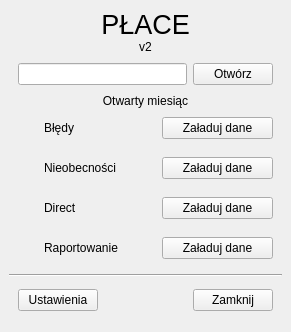
<?xml version="1.0" encoding="UTF-8"?>
<ui version="4.0">
 <class>MainWindow</class>
 <widget class="QMainWindow" name="MainWindow">
  <property name="geometry">
   <rect>
    <x>0</x>
    <y>0</y>
    <width>291</width>
    <height>332</height>
   </rect>
  </property>
  <property name="windowTitle">
   <string>MainWindow</string>
  </property>
  <widget class="QWidget" name="centralwidget">
   <layout class="QGridLayout" name="gridLayout">
    <item row="0" column="0">
     <widget class="QWidget" name="widget" native="true">
      <layout class="QVBoxLayout" name="verticalLayout_2">
       <property name="spacing">
        <number>0</number>
       </property>
       <property name="leftMargin">
        <number>0</number>
       </property>
       <property name="topMargin">
        <number>0</number>
       </property>
       <property name="rightMargin">
        <number>0</number>
       </property>
       <property name="bottomMargin">
        <number>0</number>
       </property>
       <item>
        <widget class="QWidget" name="widget_2" native="true">
         <layout class="QVBoxLayout" name="verticalLayout_3">
          <property name="spacing">
           <number>0</number>
          </property>
          <property name="leftMargin">
           <number>0</number>
          </property>
          <property name="topMargin">
           <number>0</number>
          </property>
          <property name="rightMargin">
           <number>0</number>
          </property>
          <property name="bottomMargin">
           <number>0</number>
          </property>
          <item>
           <widget class="QLabel" name="label_5">
            <property name="font">
             <font>
              <pointsize>20</pointsize>
             </font>
            </property>
            <property name="text">
             <string>PŁACE</string>
            </property>
            <property name="alignment">
             <set>Qt::AlignCenter</set>
            </property>
           </widget>
          </item>
          <item>
           <widget class="QLabel" name="label_6">
            <property name="text">
             <string>v2</string>
            </property>
            <property name="alignment">
             <set>Qt::AlignCenter</set>
            </property>
           </widget>
          </item>
         </layout>
        </widget>
       </item>
       <item>
        <widget class="QWidget" name="widget_3" native="true">
         <layout class="QVBoxLayout" name="verticalLayout">
          <property name="spacing">
           <number>0</number>
          </property>
          <property name="leftMargin">
           <number>0</number>
          </property>
          <property name="topMargin">
           <number>0</number>
          </property>
          <property name="rightMargin">
           <number>0</number>
          </property>
          <property name="bottomMargin">
           <number>0</number>
          </property>
          <item>
           <widget class="QWidget" name="wid_miesiac" native="true">
            <layout class="QHBoxLayout" name="horizontalLayout_5">
             <item>
              <widget class="QLineEdit" name="text_aktywny_miesiac">
               <property name="text">
                <string/>
               </property>
               <property name="placeholderText">
                <string/>
               </property>
              </widget>
             </item>
             <item>
              <widget class="QPushButton" name="btn_otworzMiesiac">
               <property name="text">
                <string>Otwórz</string>
               </property>
              </widget>
             </item>
            </layout>
           </widget>
          </item>
          <item>
           <widget class="QLabel" name="lab_aktywnyMiesiac">
            <property name="text">
             <string>Otwarty miesiąc</string>
            </property>
            <property name="alignment">
             <set>Qt::AlignCenter</set>
            </property>
           </widget>
          </item>
          <item>
           <widget class="QWidget" name="wid_bledy" native="true">
            <layout class="QHBoxLayout" name="horizontalLayout">
             <item>
              <widget class="QLabel" name="lab_dot_bledy">
               <property name="minimumSize">
                <size>
                 <width>20</width>
                 <height>20</height>
                </size>
               </property>
               <property name="maximumSize">
                <size>
                 <width>20</width>
                 <height>20</height>
                </size>
               </property>
               <property name="text">
                <string/>
               </property>
               <property name="pixmap">
                <pixmap resource="icon.qrc">:/icon/img/svg_icons/dot_red.svg</pixmap>
               </property>
               <property name="scaledContents">
                <bool>true</bool>
               </property>
               <property name="alignment">
                <set>Qt::AlignCenter</set>
               </property>
              </widget>
             </item>
             <item>
              <widget class="QLabel" name="lab_bledy">
               <property name="text">
                <string>Błędy</string>
               </property>
              </widget>
             </item>
             <item>
              <widget class="QPushButton" name="btn_bledy">
               <property name="enabled">
                <bool>true</bool>
               </property>
               <property name="text">
                <string>Załaduj dane</string>
               </property>
              </widget>
             </item>
            </layout>
           </widget>
          </item>
          <item>
           <widget class="QWidget" name="wid_nieobecnosci" native="true">
            <layout class="QHBoxLayout" name="horizontalLayout_2">
             <item>
              <widget class="QLabel" name="lab_dot_nieobecnosci">
               <property name="minimumSize">
                <size>
                 <width>20</width>
                 <height>20</height>
                </size>
               </property>
               <property name="maximumSize">
                <size>
                 <width>20</width>
                 <height>20</height>
                </size>
               </property>
               <property name="text">
                <string/>
               </property>
               <property name="pixmap">
                <pixmap resource="icon.qrc">:/icon/img/svg_icons/dot_red.svg</pixmap>
               </property>
               <property name="scaledContents">
                <bool>true</bool>
               </property>
               <property name="alignment">
                <set>Qt::AlignCenter</set>
               </property>
              </widget>
             </item>
             <item>
              <widget class="QLabel" name="lab_nieobecnosci">
               <property name="text">
                <string>Nieobecności</string>
               </property>
              </widget>
             </item>
             <item>
              <widget class="QPushButton" name="btn_nieobecnosci">
               <property name="text">
                <string>Załaduj dane</string>
               </property>
              </widget>
             </item>
            </layout>
           </widget>
          </item>
          <item>
           <widget class="QWidget" name="wid_direct" native="true">
            <layout class="QHBoxLayout" name="horizontalLayout_3">
             <item>
              <widget class="QLabel" name="lab_dot_direct">
               <property name="minimumSize">
                <size>
                 <width>20</width>
                 <height>20</height>
                </size>
               </property>
               <property name="maximumSize">
                <size>
                 <width>20</width>
                 <height>20</height>
                </size>
               </property>
               <property name="text">
                <string/>
               </property>
               <property name="pixmap">
                <pixmap resource="icon.qrc">:/icon/img/svg_icons/dot_red.svg</pixmap>
               </property>
               <property name="scaledContents">
                <bool>true</bool>
               </property>
               <property name="alignment">
                <set>Qt::AlignCenter</set>
               </property>
              </widget>
             </item>
             <item>
              <widget class="QLabel" name="lab_direct">
               <property name="text">
                <string>Direct</string>
               </property>
              </widget>
             </item>
             <item>
              <widget class="QPushButton" name="btn_direct">
               <property name="text">
                <string>Załaduj dane</string>
               </property>
              </widget>
             </item>
            </layout>
           </widget>
          </item>
          <item>
           <widget class="QWidget" name="wid_raportowanie" native="true">
            <layout class="QHBoxLayout" name="horizontalLayout_4">
             <item>
              <widget class="QLabel" name="lab_dot_raportowanie">
               <property name="minimumSize">
                <size>
                 <width>20</width>
                 <height>20</height>
                </size>
               </property>
               <property name="maximumSize">
                <size>
                 <width>20</width>
                 <height>20</height>
                </size>
               </property>
               <property name="text">
                <string/>
               </property>
               <property name="pixmap">
                <pixmap resource="icon.qrc">:/icon/img/svg_icons/dot_red.svg</pixmap>
               </property>
               <property name="scaledContents">
                <bool>true</bool>
               </property>
              </widget>
             </item>
             <item>
              <widget class="QLabel" name="lab_raportowanie">
               <property name="text">
                <string>Raportowanie</string>
               </property>
              </widget>
             </item>
             <item>
              <widget class="QPushButton" name="btn_zaladuj_raportowanie">
               <property name="text">
                <string>Załaduj dane</string>
               </property>
              </widget>
             </item>
            </layout>
           </widget>
          </item>
         </layout>
        </widget>
       </item>
      </layout>
     </widget>
    </item>
    <item row="1" column="0">
     <widget class="QWidget" name="widget_4" native="true">
      <layout class="QVBoxLayout" name="verticalLayout_4">
       <property name="spacing">
        <number>0</number>
       </property>
       <property name="leftMargin">
        <number>0</number>
       </property>
       <property name="topMargin">
        <number>0</number>
       </property>
       <property name="rightMargin">
        <number>0</number>
       </property>
       <property name="bottomMargin">
        <number>0</number>
       </property>
       <item>
        <widget class="Line" name="line">
         <property name="orientation">
          <enum>Qt::Horizontal</enum>
         </property>
        </widget>
       </item>
       <item>
        <widget class="QWidget" name="widget_5" native="true">
         <layout class="QHBoxLayout" name="horizontalLayout_6">
          <item>
           <widget class="QPushButton" name="btn_ustawienia">
            <property name="text">
             <string>Ustawienia</string>
            </property>
           </widget>
          </item>
          <item>
           <spacer name="horizontalSpacer">
            <property name="orientation">
             <enum>Qt::Horizontal</enum>
            </property>
            <property name="sizeHint" stdset="0">
             <size>
              <width>90</width>
              <height>20</height>
             </size>
            </property>
           </spacer>
          </item>
          <item>
           <widget class="QPushButton" name="btn_zamknij">
            <property name="text">
             <string>Zamknij</string>
            </property>
           </widget>
          </item>
         </layout>
        </widget>
       </item>
      </layout>
     </widget>
    </item>
   </layout>
  </widget>
 </widget>
 <resources>
  <include location="icon.qrc"/>
 </resources>
 <connections/>
</ui>
